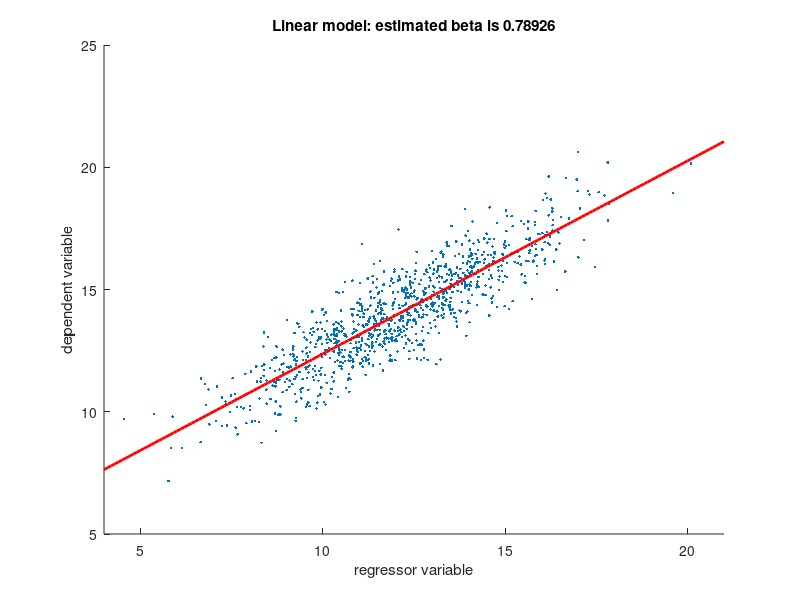

This chart was generated by the following MATLAB code:
% init params
N = 1000; % sample size
muX = 12; % params explanatory variable
sigmaX = 2.3;
coeff = 0.8; % regression coefficient

intcept = 4.3; % regression intercept
% simulate explanatory variable
X = normrnd(muX,sigmaX,N,1);
% simulate standard normally distributed innovations
epsilon = randn(N,1);
% calculate Y according to linear model
Y = intcept + coeff*X + epsilon; 
%Parameters are estimated on the basis of values simulated.
% because of intercept, expand matrix of explanatory variables
X = [ones(N,1) X];
% OLS estimation
paramsHat = inv(X'*X)*X'*Y; % usual estimation formula
% avoiding single matrix inversion as mlint warning suggests
paramsHat2 = (X'*X)\(X'*Y); % faster way
paramsHat3 = X\Y; % best way
% calculate regression line
xLimits = [floor(min(X(:,2))) ceil(max(X(:,2)))]; % use nearest
% neighbouring integer numbers
grid = xLimits(1):0.1:xLimits(2);
vals = paramsHat(1)+paramsHat(2)*grid;
% plotting data
close
scatter(X(:,2),Y,'.'); % used for visualizing points cloud
% include regression line
hold on; 
plot(grid,vals,'LineWidth',2,'Color','r')
set(gca,'xLim',xLimits)
xlabel('regressor variable')
ylabel('dependent variable')
title(['Linear model: estimated beta is ' num2str(paramsHat(2))])